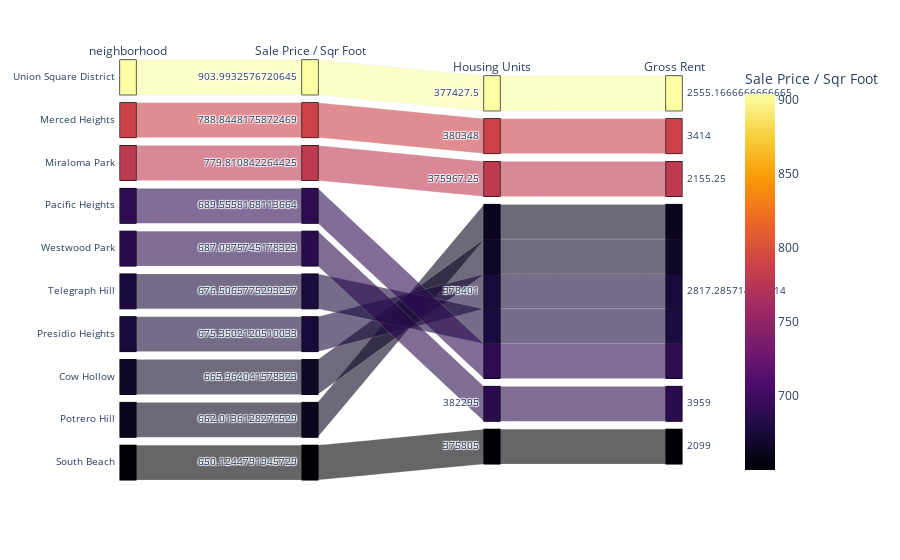

Notebook code cell kept with this figure:
### Code cell
# Parallel Categories Plot
# YOUR CODE HERE!
# We limit this chart to top 10 most expensive neighborhoods 

px.parallel_categories(
    most_expensive_top_10,
    dimensions=['neighborhood','sale_price_sqr_foot','housing_units','gross_rent'],
    color='sale_price_sqr_foot',
    color_continuous_scale=px.colors.sequential.Inferno,
    labels={
        'sale_price_sqr_foot':'Sale Price / Sqr Foot' ,
        'housing_units':'Housing Units',
        'gross_rent': 'Gross Rent'
        
    }
)

### Figure 1 — Plotly figure (JSON) as saved in the notebook; plotly's stock layout.template omitted (floating-point values rounded to 4 significant figures)
{"data": [{"dimensions": [{"label": "neighborhood", "values": ["Union Square District", "Merced Heights", "Miraloma Park", "Pacific Heights", "Westwood Park", "Telegraph Hill", "Presidio Heights", "Cow Hollow", "Potrero Hill", "South Beach"]}, {"label": "Sale Price / Sqr Foot", "values": [904.0, 788.8, 779.8, 689.6, 687.1, 676.5, 675.4, 666.0, 662.0, 650.1]}, {"label": "Housing Units", "values": [377400.0, 380348, 376000.0, 378401, 382295, 378401, 378401, 378401, 378401, 375805]}, {"label": "Gross Rent", "values": [2555.0, 3414, 2155.0, 2817.0, 3959, 2817.0, 2817.0, 2817.0, 2817.0, 2099]}], "domain": {"x": [0, 1], "y": [0, 1]}, "line": {"color": [904.0, 788.8, 779.8, 689.6, 687.1, 676.5, 675.4, 666.0, 662.0, 650.1], "coloraxis": "coloraxis"}, "name": "", "type": "parcats"}], "layout": {"coloraxis": {"colorbar": {"title": {"text": "Sale Price / Sqr Foot"}}, "colorscale": [[0, "#000004"], [0.1111, "#1b0c41"], [0.2222, "#4a0c6b"], [0.3333, "#781c6d"], [0.4444, "#a52c60"], [0.5556, "#cf4446"], [0.6667, "#ed6925"], [0.7778, "#fb9b06"], [0.8889, "#f7d13d"], [1, "#fcffa4"]]}, "legend": {"tracegroupgap": 0}, "margin": {"t": 60}}}
